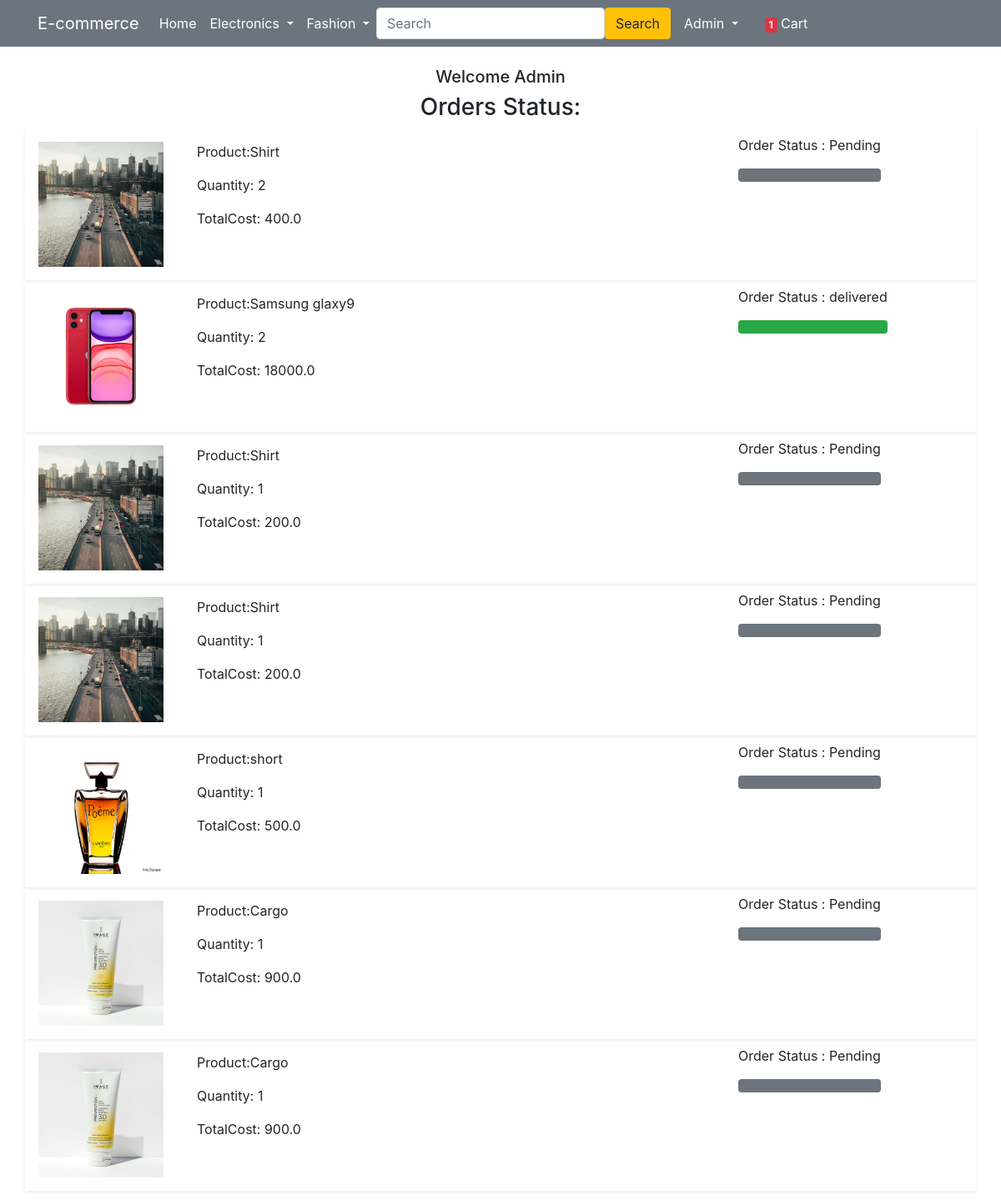
The page /orders/ (signed in) on the database as committed earlier.
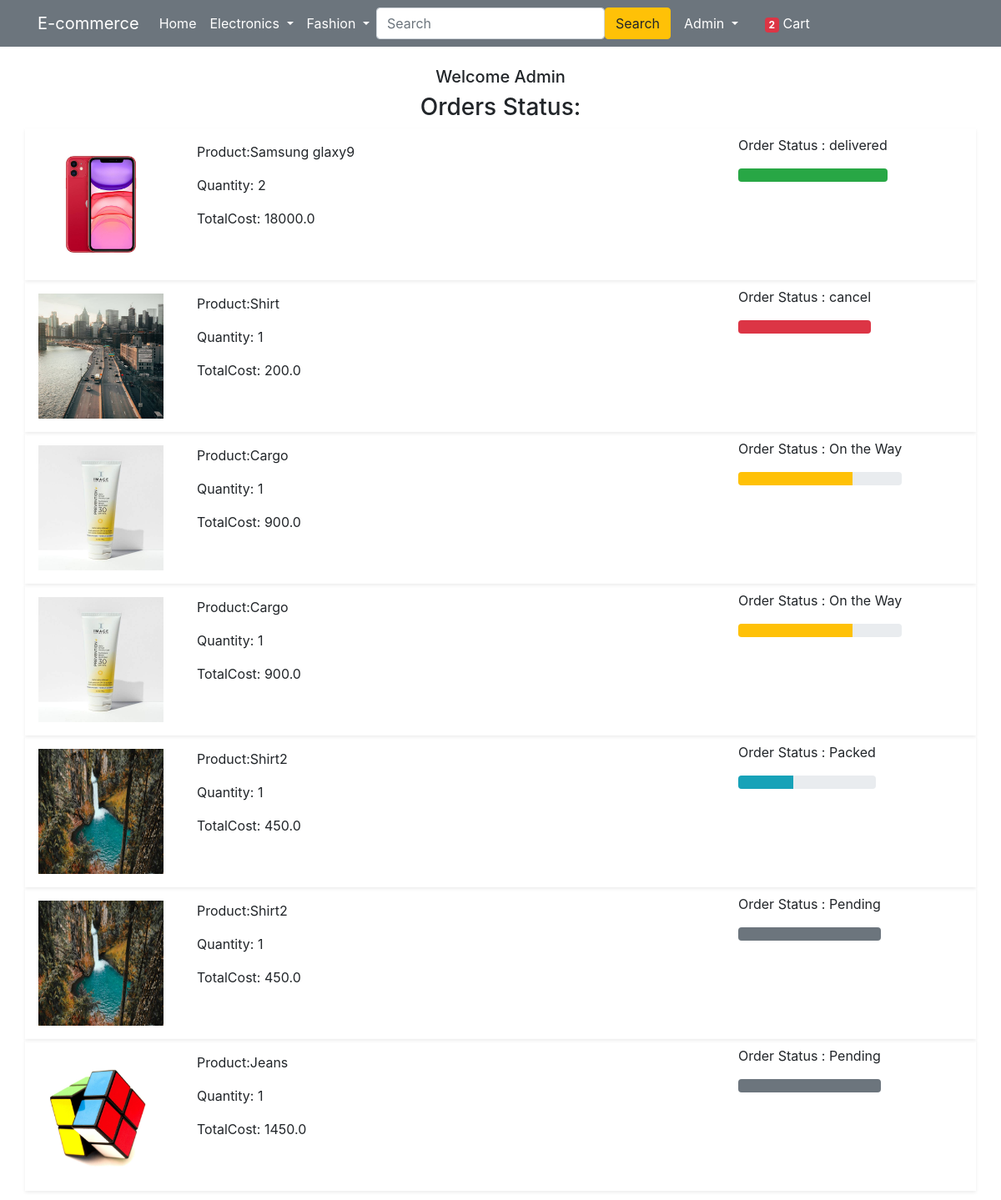
The same page on the database as committed later.
### app/models.py (models this page shows, shortened)
class OrderPlaced(models.Model):
    user = models.ForeignKey(User,on_delete=models.CASCADE)
    customer = models.ForeignKey(Customer,on_delete=models.CASCADE)
    product = models.ForeignKey(Product,on_delete=models.CASCADE)
    quantity = models.PositiveIntegerField(default=1)
    ordered_date = models.DateTimeField(auto_now_add=True)
    status = models.CharField(max_length=50,choices=STATUS_CHOICE,default='Pending')
    @property
    def total_costing(self):
        return self.quantity*self.product.discounted_price

class Product(models.Model):
    title = models.CharField(max_length=100)
    selling_price = models.FloatField()
    discounted_price = models.FloatField()
    description = models.TextField()
    brand = models.CharField(max_length=100)
    category = models.CharField(choices=CATEGORY_CHOICES,max_length=2)
    product_image = models.ImageField(upload_to='productImage')

### app/views.py (the view)
# urls.py: path('orders/', views.orders, name='orders'),
def orders(request):
    orders = OrderPlaced.objects.filter(user=request.user)
    total_product = Cart.objects.filter(user=request.user).count()
    return render(request, 'app/orders.html',{'orders':orders,'total_product':total_product})

### app/templates/app/orders.html (shortened to what this page needs)
 {% extends 'app/base.html' %} {% load static %} {% block title %}Profile{% endblock title %} {% block main-content %}
<div class="container my-5">
    <div class=" text-center " style="margin-top:80px;">
        <h5 class="text-capitalize">Welcome {{user.username}}</h5>
        <h3>Orders Status:</h3>
    </div>
    <div class="row">
        <div class="col">
            {% for i in orders %}
            <div class="row shadow-sm">
                <div class="col-sm-2 p-3"><img src="{{i.product.product_image.url}}" alt="" style="height: 150px; width:150px;" class="img-fluid"></div>
                <div class="col-sm-7 p-3">
                    <p>Product:{{i.product.title}}</p>
                    <p>Quantity: {{i.quantity}}</p>
                    <p>TotalCost: {{i.total_costing}}</p>
                </div>
                <div class="col-sm=3 mt-2 mr-2">
                    <p>Order Status : {{i.status}}</p>
                     {% if i.status == 'Packed' %}
                    <div class="progress">
                        <div class="progress-bar bg-info" style="width: 40%;" role="progressbar" aria-valuenow="20" aria-valuemin="0" aria-valuemax="100"></div>
                    </div> {% endif %} {% if i.status == 'On the Way' %}
                    <div class="progress">
                        <div class="progress-bar bg-warning" style="width: 70%;" role="progressbar" aria-valuenow="20" aria-valuemin="0" aria-valuemax="100"></div>
                    </div> {% endif %} {% if i.status == 'delivered' %}
                    <div class="progress">
                        <div class="progress-bar bg-success" style="width: 100%;" role="progressbar" aria-valuenow="20" aria-valuemin="0" aria-valuemax="100"></div>
                    </div> {% endif %}{% if i.status == 'cancel' %}
                    <div class="progress">
                        <div class="progress-bar bg-danger" style="width: 100%;" role="progressbar" aria-valuenow="20" aria-valuemin="0" aria-valuemax="100"></div>
                    </div> {% endif %} {% if i.status == 'Pending' %}
                    <div class="progress">
                        <div class="progress-bar bg-secondary" style="width: 100%;" role="progressbar" aria-valuenow="20" aria-valuemin="0" aria-valuemax="100"></div>
                    </div> {% endif %}
                </div>
            </div> {% endfor %}
        </div>
    </div>
</div>
{% endblock main-content %}

### app/templates/app/base.html (shortened to what this page needs)
<!doctype html> {% load static %}
<html lang="en">
<head>
    <link href="{% static 'app/css/bootstrap.min.css' %}" rel="stylesheet">
    <link rel="stylesheet" href="{% static 'app/css/owl.carousel.min.css' %}">
    <link rel="stylesheet" href="{% static 'app/css/all.min.css' %}">
    <link rel="stylesheet" href="{% static 'app/css/style.css' %}">
</head>
<body>
    <nav class="navbar navbar-expand-lg  navbar-dark bg-secondary m-auto fixed-top">
        <div class="container m-auto">
            <a class="navbar-brand" href="/">E-commerce</a>
            <div class="collapse navbar-collapse" id="navbarSupportedContent">
                <ul class="navbar-nav me-auto mb-2 mb-lg-0">
                    <li class="nav-item">
                        <a class="nav-link active" aria-current="page" href="/">Home</a>
                    </li>
                    <li class="nav-item dropdown">
                        <a class="nav-link dropdown-toggle text-white" href="#" id="electronicsDropdown" role="button" data-bs-toggle="dropdown" aria-expanded="false">
               Electronics
             </a>
                    </li>
                    <li class="nav-item dropdown">
                        <a class="nav-link dropdown-toggle text-white" href="#" id="fashionDropdown" role="button" data-bs-toggle="dropdown" aria-expanded="false">
               Fashion
             </a>
                    </li>
                </ul>
                <form class="d-flex">
                    <input class="form-control me-2" type="search" placeholder="Search" aria-label="Search">
                    <button class="btn btn-warning" type="submit">Search</button>
                </form>
                <div>
                    <ul class="navbar-nav me-auto mb-2 mb-lg-0">
                        {% if request.user.is_authenticated %}
                        <li class="nav-item dropdown mx-2">
                            <a class="nav-link dropdown-toggle text-white" href="#" id="profileDropdown" role="button" data-bs-toggle="dropdown" aria-expanded="false">
                                <span class="text-capitalize">{{user.username}}</span>
                            </a>
                        </li>
                        <li class="nav-item mx-2">
                            <a href="{% url 'showCart' %}" class="nav-link text-white"><span class="badge bg-danger total_product">{{total_product}}</span> Cart </a>
                        </li>
                        {% endif %}
                    </ul>
                </div>
            </div>
        </div>
    </nav>
    {% block banner_slider %} {% endblock banner_slider %} {% block livesale %} {% endblock livesale %} {% block main-content %} {% endblock main-content %} {% block paypal_script %} {% endblock paypal_script %}
</body>
</html>
</html>
</html>
</html>

### app/static/app/css/style.css (style rules this page uses)
.navbar-brand { font-size: 500; }

Rows that differ between the two databases and show on the page:
removed OrderPlaced: product.product_image (picture), product "Shirt", quantity "2", total_costing "400.0", status "Pending"
removed OrderPlaced: product.product_image (picture), product "Shirt", quantity "1", total_costing "200.0", status "Pending"
removed OrderPlaced: product.product_image (picture), product "short", quantity "1", total_costing "500.0", status "Pending"
changed OrderPlaced "Shirt": status "Pending" → "cancel"
changed OrderPlaced (number 3 of 7 on the later page): status "Pending" → "On the Way"
changed OrderPlaced (number 4 of 7 on the later page): status "Pending" → "On the Way"
added OrderPlaced: product.product_image (picture), product "Shirt2", quantity "1", total_costing "450.0", status "Packed"
added OrderPlaced: product.product_image (picture), product "Shirt2", quantity "1", total_costing "450.0", status "Pending"
added OrderPlaced: product.product_image (picture), product "Jeans", quantity "1", total_costing "1450.0", status "Pending"
Other text that changed with them:
{{ total_product }}: "1" → "2"
